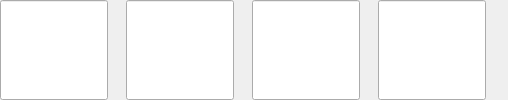
        <widget class="QWidget" name="widget_antonym1" native="true">
         <layout class="QHBoxLayout" name="horizontalLayout_23">
          <property name="spacing">
           <number>18</number>
          </property>
          <property name="leftMargin">
           <number>0</number>
          </property>
          <property name="topMargin">
           <number>0</number>
          </property>
          <property name="rightMargin">
           <number>0</number>
          </property>
          <property name="bottomMargin">
           <number>0</number>
          </property>
          <item>
           <widget class="LinkLabel" name="linkLabel_antonym4">
            <property name="sizePolicy">
             <sizepolicy hsizetype="Preferred" vsizetype="Preferred">
              <horstretch>0</horstretch>
              <verstretch>0</verstretch>
             </sizepolicy>
            </property>
            <property name="minimumSize">
             <size>
              <width>0</width>
              <height>44</height>
             </size>
            </property>
           </widget>
          </item>
          <item>
           <widget class="LinkLabel" name="linkLabel_antonym5">
            <property name="sizePolicy">
             <sizepolicy hsizetype="Preferred" vsizetype="Preferred">
              <horstretch>0</horstretch>
              <verstretch>0</verstretch>
             </sizepolicy>
            </property>
            <property name="minimumSize">
             <size>
              <width>0</width>
              <height>44</height>
             </size>
            </property>
           </widget>
          </item>
          <item>
           <widget class="LinkLabel" name="linkLabel_antonym6">
            <property name="sizePolicy">
             <sizepolicy hsizetype="Preferred" vsizetype="Preferred">
              <horstretch>0</horstretch>
              <verstretch>0</verstretch>
             </sizepolicy>
            </property>
            <property name="minimumSize">
             <size>
              <width>0</width>
              <height>44</height>
             </size>
            </property>
           </widget>
          </item>
          <item>
           <widget class="LinkLabel" name="linkLabel_antonym7">
            <property name="sizePolicy">
             <sizepolicy hsizetype="Preferred" vsizetype="Preferred">
              <horstretch>0</horstretch>
              <verstretch>0</verstretch>
             </sizepolicy>
            </property>
            <property name="minimumSize">
             <size>
              <width>0</width>
              <height>44</height>
             </size>
            </property>
           </widget>
          </item>
          <item>
           <spacer name="horizontalSpacer_6">
            <property name="orientation">
             <enum>Qt::Horizontal</enum>
            </property>
            <property name="sizeHint" stdset="0">
             <size>
              <width>22</width>
              <height>20</height>
             </size>
            </property>
           </spacer>
          </item>
         </layout>
        </widget>
